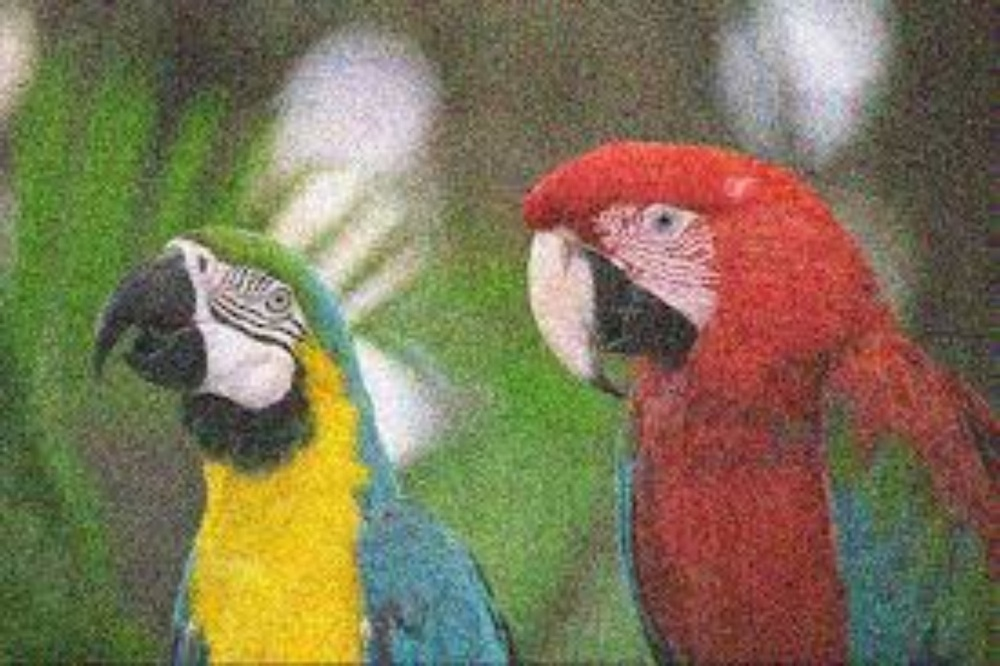
#> input picture DAY 2/noise img.jpeg, 1000 x 666 px, shrunk from 1380 x 919 before the run
$ python hands.py
#> lines starting #> are read from the running program, lines starting #| are printed output that depends on the picture; after the words box and inside, x2 and y2 are one past the last pixel; in counts of white or black regions, pixels touching at a corner belong together
import cv2
import matplotlib.pyplot as plt

img=cv2.imread("noise img.jpeg")
#> img is the input picture: shape (666, 1000, 3); mean B, G, R 86.6, 116.5, 126.4
gray = cv2.cvtColor(img,cv2.COLOR_BGR2GRAY)
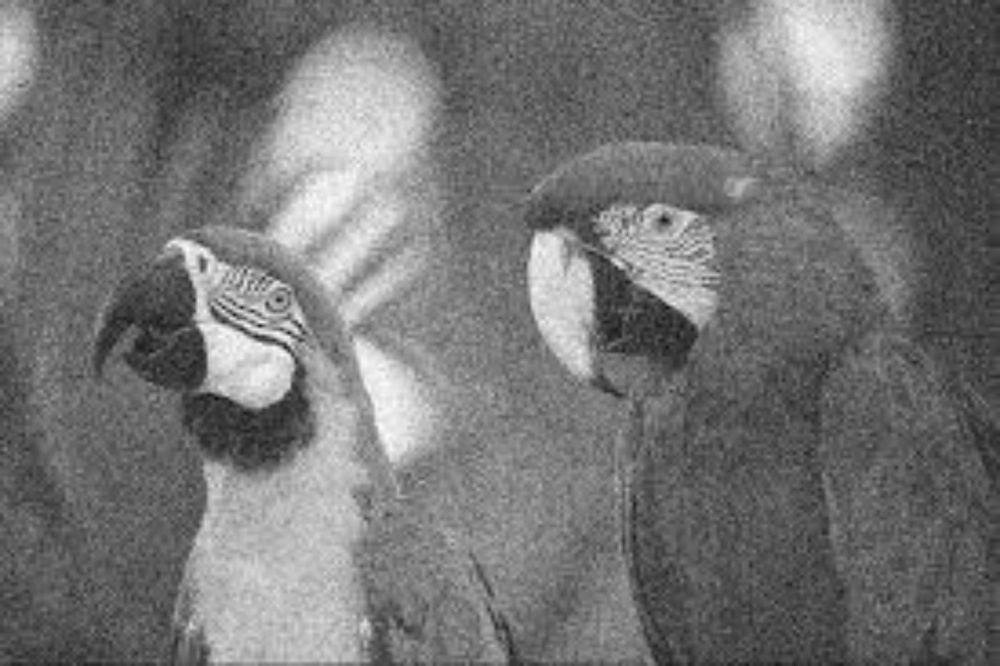
#> gray: shape (666, 1000); min 10, max 251, mean 116.1
gaussian = cv2.GaussianBlur(img,(15,15),0)
edges = cv2.Canny(gray,100,300)
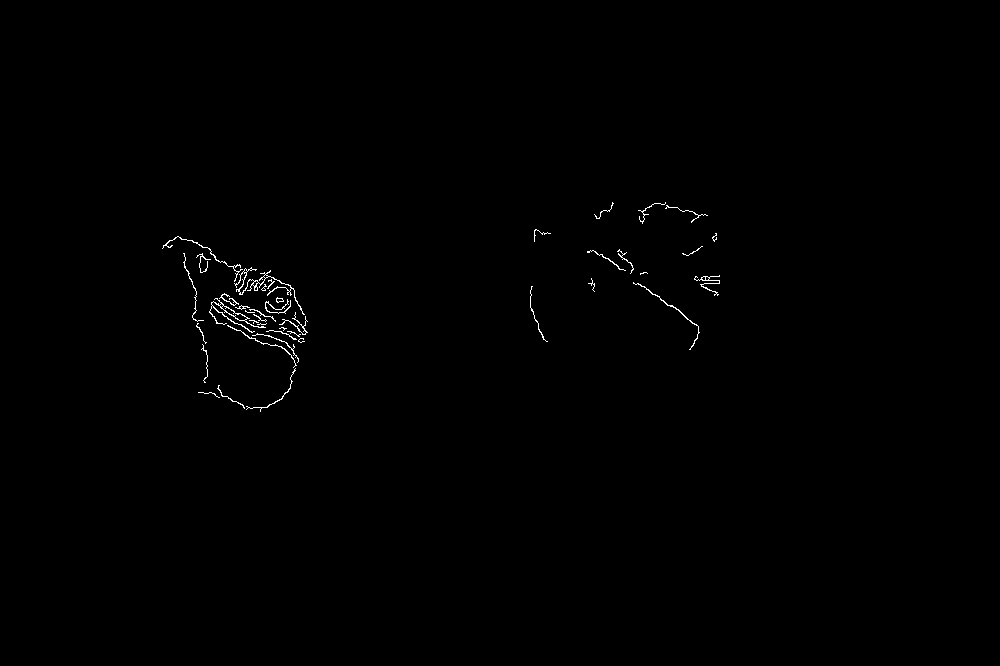
#> edges: shape (666, 1000); 0.37% white in thin lines or dots, all inside (x1, y1, x2, y2) = (162, 202, 720, 412)
threshold, thresh = cv2.threshold(gray,0,255,cv2.THRESH_BINARY+cv2.THRESH_OTSU)
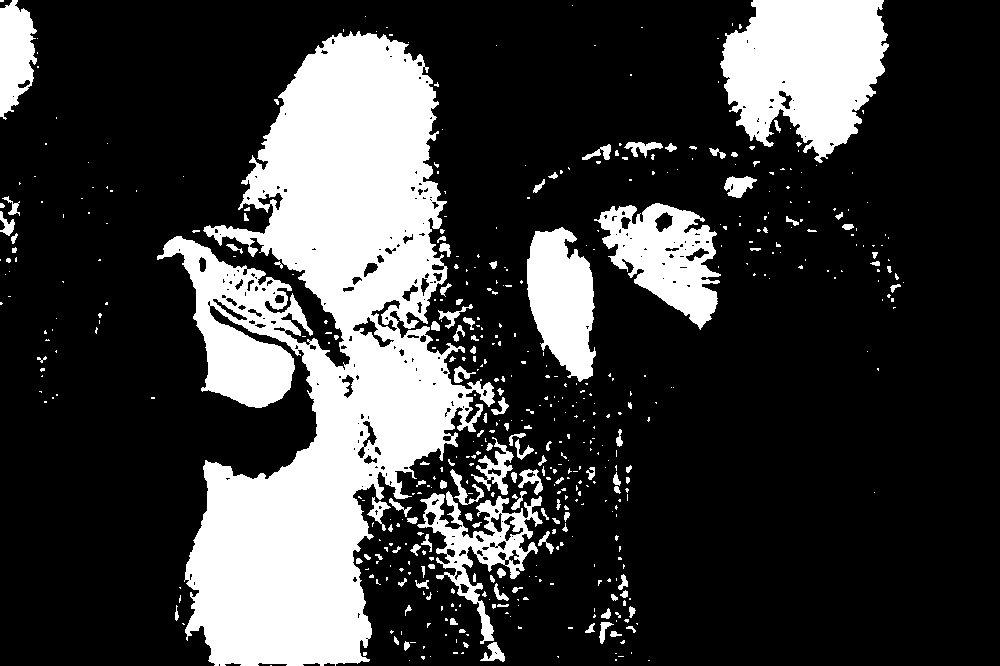
#> thresh: shape (666, 1000); 23.9% white; 514 white regions (387 under 20 px), largest, box (x1, y1, x2, y2) and area: (157, 31, 495, 666) 105407, (720, 0, 889, 163) 19150, (594, 203, 721, 330) 8306
#> threshold = 137

plt.imshow(cv2.cvtColor(edges,cv2.COLOR_BGR2RGB))
plt.show()
